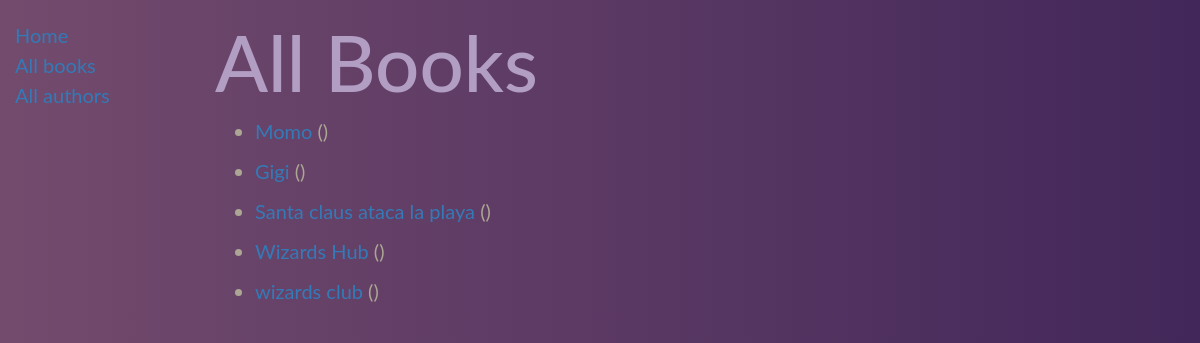
The page /catalog/book/all on the database as committed earlier.
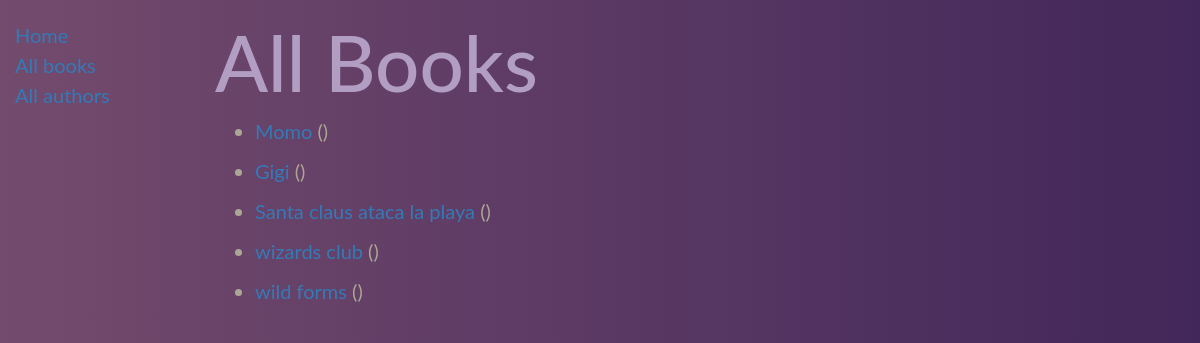
The same page on the database as committed later.
### catalog/models/book.py (models this page shows, shortened)
class Book(models.Model):
    title = models.CharField(max_length=200)
    author_book = models.ForeignKey('Author', on_delete=models.SET_NULL, null=True, blank= False)
    summary = models.TextField(max_length=1000, help_text="Ingrese una breve descripción del libro")
    isbn = models.CharField('ISBN',max_length=13, help_text='13 Caracteres <a href="https://www.isbn-international.org/content/what-isbn">ISBN number</a>')
    genre = models.ManyToManyField(Genre, help_text="Seleccione un genero para este libro")
    def get_absolute_url(self):
        return reverse('book_detail', args=[str(self.id)])
    def display_genre(self):
        return ', '.join([ genre.name for genre in self.genre.all()[:3] ])
    display_genre.short_description = 'Genre'

### catalog/views/book.py (the view)
class Book_allListView(generic.ListView):
    model = Book
    paginate_by = 5
    context_object_name = 'all_book'   # your own name for the list as a template variable
    template_name = 'book/all_book.html'  # Specify your own template name/locati

### catalog/templates/book/all_book.html
{% extends "base_generic_list.html" %}
{% block content %}
  <h1>All Books</h1>
  {% if all_book %}
    <ul>
    {% for book in all_book %}
      <li>
        <p><a href="{{ book.get_absolute_url }}">{{ book.title }}</a> ({{book.author}})</p>
      </li>
    {% endfor %}
    </ul>
  {% else %}
    <p>There are no books in the library.</p>
  {% endif %}
{% endblock %}

Rows that differ between the two databases and show on the page:
removed Book: title "Wizards Hub"
now on this page (row unchanged): Book: title "wild forms"
